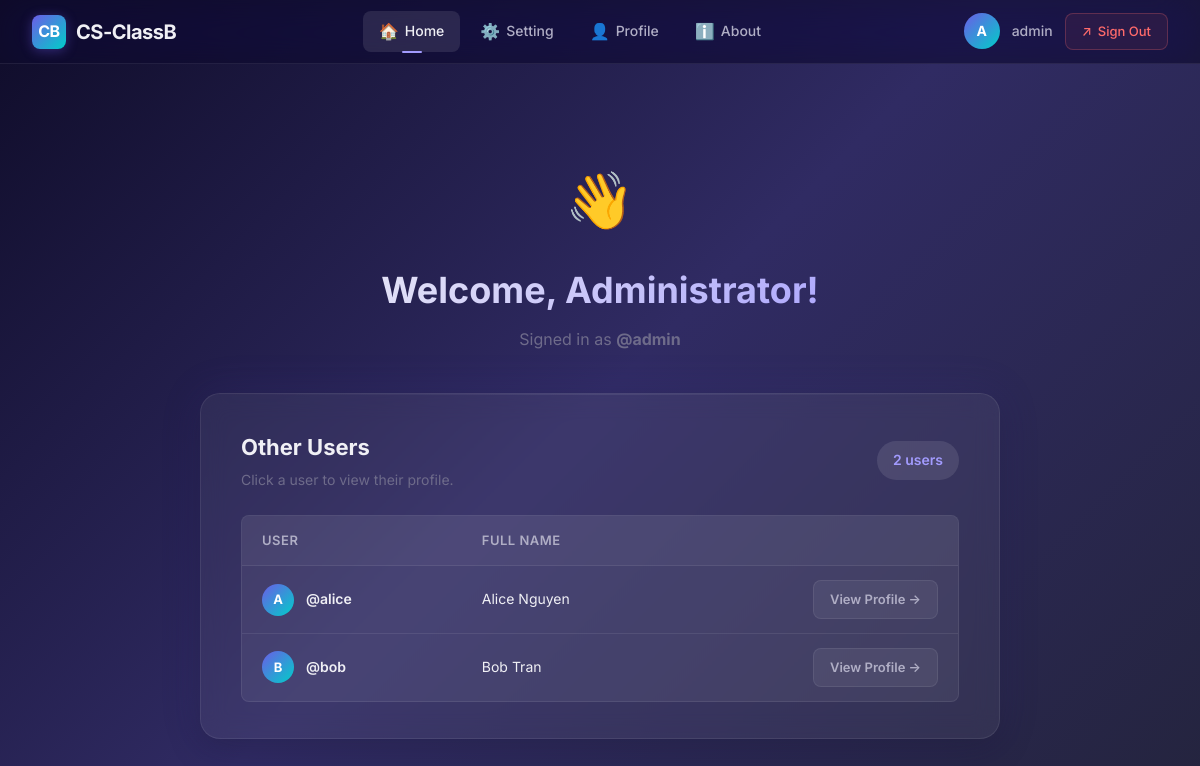
The page /index.php (signed in) on the database its author committed.
### tables this page shows
CREATE TABLE IF NOT EXISTS account (
  id          INT AUTO_INCREMENT PRIMARY KEY,
  username    VARCHAR(50)  NOT NULL UNIQUE,
  fullname    VARCHAR(100) NOT NULL,
  password    VARCHAR(255) NOT NULL,
  description TEXT         DEFAULT NULL
);

### index.php (the view, shortened to what this page needs)
<?php
require_once __DIR__ . '/includes/db.php';
$others = [];
$stmt = $conn->prepare(
    "SELECT id, username, fullname FROM account WHERE id != ? ORDER BY id ASC"
);
$stmt->bind_param("i", $_SESSION['user_id']);
$stmt->execute();
$result = $stmt->get_result();
while ($row = $result->fetch_assoc()) {
    $others[] = $row;
}
?>
<!DOCTYPE html>
<html lang="en">
<head>
  <link rel="stylesheet" href="style.css" />
</head>
<body>
  <?php include __DIR__ . '/includes/menubar.php'; ?>
  <main class="page-content">
    <div class="home-hero">
      <div class="greeting-emoji">👋</div>
      <h1>Welcome, <?php echo htmlspecialchars($_SESSION['fullname']); ?>!</h1>
      <p>Signed in as <strong>@<?php echo htmlspecialchars($_SESSION['username']); ?></strong></p>
    </div>
    <div class="card card-wide" style="animation: fadeInUp 0.5s ease;">
      <div style="display:flex; justify-content:space-between; align-items:center; margin-bottom:24px;">
        <div>
          <h2 style="font-size:22px; font-weight:700; margin-bottom:4px;">Other Users</h2>
          <p style="color:var(--text-muted); font-size:14px;">Click a user to view their profile.</p>
        </div>
        <div style="background:var(--surface-hover); padding:8px 16px; border-radius:var(--radius-xl); font-size:14px; font-weight:600; color:var(--primary-light);">
          <?php echo count($others); ?> user<?php echo count($others) !== 1 ? 's' : ''; ?>
        </div>
      </div>
      <?php if (empty($others)): ?>
        <p style="text-align:center; color:var(--text-muted); padding:32px 0;">No other users in the system yet.</p>
      <?php else: ?>
        <div class="table-responsive">
          <table class="data-table">
            <thead>
              <tr>
                <th>User</th>
                <th>Full Name</th>
                <th></th>
              </tr>
            </thead>
            <tbody>
              <?php foreach ($others as $u): ?>
                <tr>
                  <td>
                    <div class="user-cell">
                      <div class="user-cell-avatar">
                        <?php echo strtoupper(substr($u['username'], 0, 1)); ?>
                      </div>
                      <span class="user-cell-name">@<?php echo htmlspecialchars($u['username']); ?></span>
                    </div>
                  </td>
                  <td><?php echo htmlspecialchars($u['fullname']); ?></td>
                  <td style="text-align:right;">
                    <a href="profile.php?owner=<?php echo urlencode($u['username']); ?>"
                       class="btn btn-secondary" style="padding:8px 16px; font-size:13px;">
                      View Profile →
                    </a>
                  </td>
                </tr>
              <?php endforeach; ?>
            </tbody>
          </table>
        </div>
      <?php endif; ?>
    </div>
  </main>
</body>
</html>

### includes/menubar.php (shortened to what this page needs)
<?php
$_menuCurrentPage = basename($_SERVER['PHP_SELF']);
?>
<nav class="navbar" id="main-navbar">
  <a href="index.php" class="navbar-brand">
    <div class="brand-icon">CB</div>
    <span>CS-ClassB</span>
  </a>
  <ul class="navbar-links">
    <li>
      <a href="index.php" class="<?php echo $_menuCurrentPage === 'index.php' ? 'active' : ''; ?>">
        <span class="nav-icon">🏠</span>
        <span class="nav-label">Home</span>
      </a>
    </li>
    <li>
      <a href="setting.php" class="<?php echo $_menuCurrentPage === 'setting.php' ? 'active' : ''; ?>">
        <span class="nav-icon">⚙️</span>
        <span class="nav-label">Setting</span>
      </a>
    </li>
    <li>
      <a href="profile.php" class="<?php echo $_menuCurrentPage === 'profile.php' ? 'active' : ''; ?>">
        <span class="nav-icon">👤</span>
        <span class="nav-label">Profile</span>
      </a>
    </li>
    <li>
      <a href="about.php" class="<?php echo $_menuCurrentPage === 'about.php' ? 'active' : ''; ?>">
        <span class="nav-icon">ℹ️</span>
        <span class="nav-label">About</span>
      </a>
    </li>
  </ul>
  <div class="navbar-user">
    <div class="user-avatar"><?php echo strtoupper(substr($_SESSION['username'] ?? '?', 0, 1)); ?></div>
    <span class="user-name"><?php echo htmlspecialchars($_SESSION['username'] ?? ''); ?></span>
    <a href="signout.php" class="btn-signout">
      <span>↗</span> Sign Out
    </a>
  </div>
</nav>

### rows shown on the page
account: username "A", username "alice", fullname "Alice Nguyen"
account: username "B", username "bob", fullname "Bob Tran"

### other values the page prints
substr($_SESSION['username'] ?? '?', 0, 1) "A"
$_SESSION['username'] "admin"
$_SESSION['fullname'] "Administrator"
count($others) "2"
